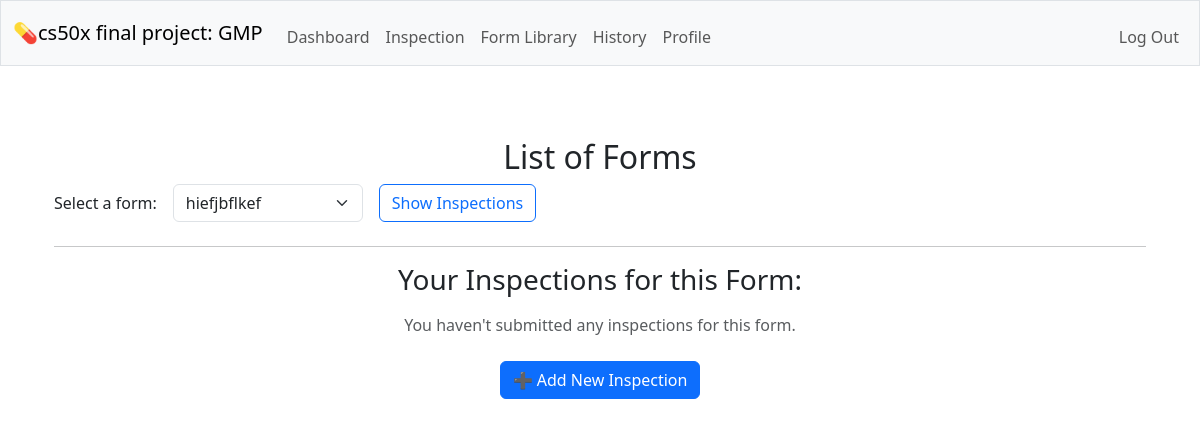
Before: /inspection_show?form_id=15 (signed in) with the older database file.
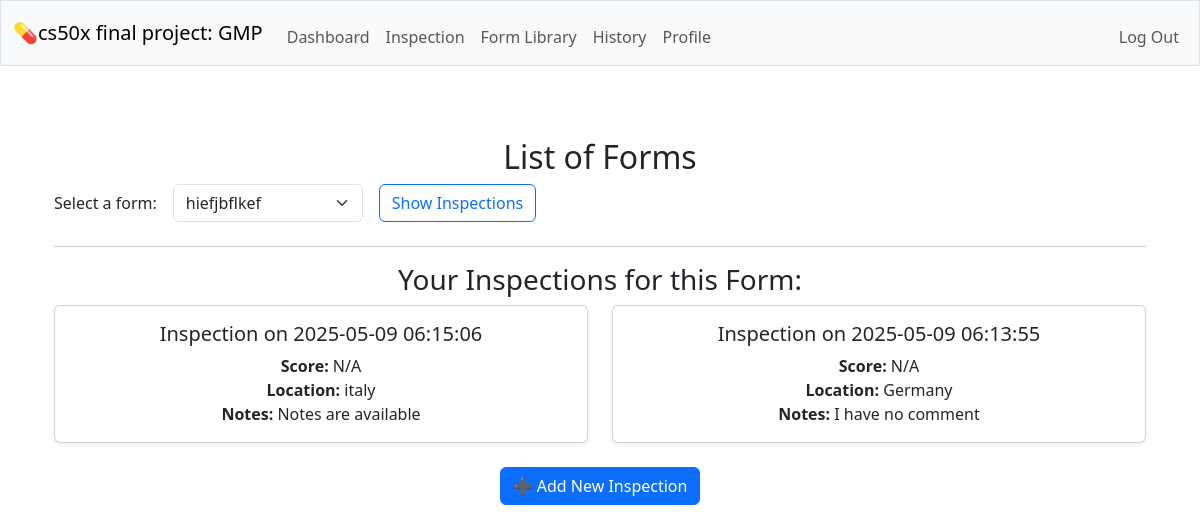
After: the same page with the newer database file.
### tables this page shows
CREATE TABLE inspections (id INTEGER PRIMARY KEY AUTOINCREMENT NOT NULL, form_id INTEGER NOT NULL, inspector_id INTEGER NOT NULL, submitted_at DATETIME DEFAULT CURRENT_TIMESTAMP, location TEXT,  notes TEXT,  score REAL, FOREIGN KEY (form_id) REFERENCES forms(id), FOREIGN KEY (inspector_id) REFERENCES users(id)
);

### app.py (the view)
@app.route("/inspection_show", methods=["GET", "POST"])
@login_required
def inspection_show():
    user_id = session["user_id"]
    if request.method == "POST":
        selected_form_id = request.form.get("form_id")
    else:
        selected_form_id = request.args.get("form_id")
    forms = db.execute("SELECT * FROM forms")
    inspections = []
    if selected_form_id:
        inspections = db.execute("""
            SELECT * FROM inspections
            WHERE form_id = ? AND inspector_id = ?
            ORDER BY submitted_at DESC
        """, selected_form_id, user_id)
    return render_template("inspection_show.html", forms=forms,
        selected_form_id=selected_form_id, inspections=inspections)

### helpers.py (called while the page is built)
def login_required(f):
    @wraps(f)
    def decorated_function(*args, **kwargs):
        if session.get("user_id") is None:
            return redirect("/login")
        return f(*args, **kwargs)
    return decorated_function

### templates/inspection_show.html (shortened to what this page needs)
{% extends "layout.html" %}
{% block main %}
<div class="container mt-4">
    <h2>List of Forms</h2>
    <form method="post" class="row g-3 align-items-center mb-4">
        <div class="col-auto">
            <label for="form_id" class="col-form-label">Select a form:</label>
        </div>
        <div class="col-auto">
            <select name="form_id" id="form_id" class="form-select" required>
                {% for form in forms %}
                    <option value="{{ form.id }}" {% if form.id == selected_form_id|int %}selected{% endif %}>
                        {{ form.name }}
                    </option>
                {% endfor %}
            </select>
        </div>
        <div class="col-auto">
            <button class="btn btn-outline-primary" type="submit">Show Inspections</button>
        </div>
    </form>
    {% if selected_form_id %}
        <hr>
        <h3>Your Inspections for this Form:</h3>
        {% if inspections %}
            <div class="row row-cols-1 row-cols-md-2 g-4">
                {% for inspection in inspections %}
                <div class="col">
                    <div class="card h-100 shadow-sm">
                        <div class="card-body">
                            <h5 class="card-title mb-2">Inspection on {{ inspection.submitted_at }}</h5>
                            <p class="card-text">
                                <strong>Score:</strong> {{ inspection.score or 'N/A' }}<br>
                                <strong>Location:</strong> {{ inspection.location or 'N/A' }}<br>
                                <strong>Notes:</strong> {{ inspection.notes or 'None' }}
                            </p>
                        </div>
                    </div>
                </div>
                {% endfor %}
            </div>
        {% else %}
            <p class="text-muted mt-3">You haven't submitted any inspections for this form.</p>
        {% endif %}
        <form action="/inspection_new" method="get" class="mt-4">
            <button type="submit" class="btn btn-primary">➕ Add New Inspection</button>
        </form>
    {% endif %}
</div>
{% endblock %}

### templates/layout.html (shortened to what this page needs)
<!DOCTYPE html>
<html lang="en">
    <head>
        <link href="https://cdn.jsdelivr.net/npm/bootstrap@5.3.3/dist/css/bootstrap.min.css" rel="stylesheet">
        <link href="/static/styles.css" rel="stylesheet">
    </head>
    <body>
        <nav class="bg-light border navbar navbar-expand-md navbar-light">
            <div class="container-fluid">
                <a class="navbar-brand" href="/">💊cs50x final project: GMP</a>
                <div class="collapse navbar-collapse" id="navbar">
                    {% if session["user_id"] %}
                        <ul class="navbar-nav me-auto mt-2">
                            <li class="nav-item"><a class="nav-link" href="/">Dashboard</a></li>
                            <li class="nav-item"><a class="nav-link" href="/inspection_show">Inspection</a></li>
                            <li class="nav-item"><a class="nav-link" href="/forms_show">Form Library</a></li>
                            <li class="nav-item"><a class="nav-link" href="/history">History</a></li>
                            <li class="nav-item"><a class="nav-link" href="/">Profile</a></li>
                        </ul>
                        <ul class="navbar-nav ms-auto mt-2">
                            <li class="nav-item"><a class="nav-link" href="/logout">Log Out</a></li>
                        </ul>
                    {% else %}
                        <ul class="navbar-nav ms-auto mt-2">
                            <li class="nav-item"><a class="nav-link" href="/register">Register</a></li>
                            <li class="nav-item"><a class="nav-link" href="/login">Log In</a></li>
                        </ul>
                    {% endif %}
                </div>
            </div>
        </nav>
        <main class="container py-5 text-center">
            {% block main %}{% endblock %}
        </main>
    </body>
</html>

Changed rows visible on the page:
added inspections: submitted_at "2025-05-09 06:15:06", score "N/A", location "italy", notes "Notes are available"
added inspections: submitted_at "2025-05-09 06:13:55", score "N/A", location "Germany", notes "I have no comment"
Other visible differences:
text no longer shown: "You haven't submitted any inspections for this form."
